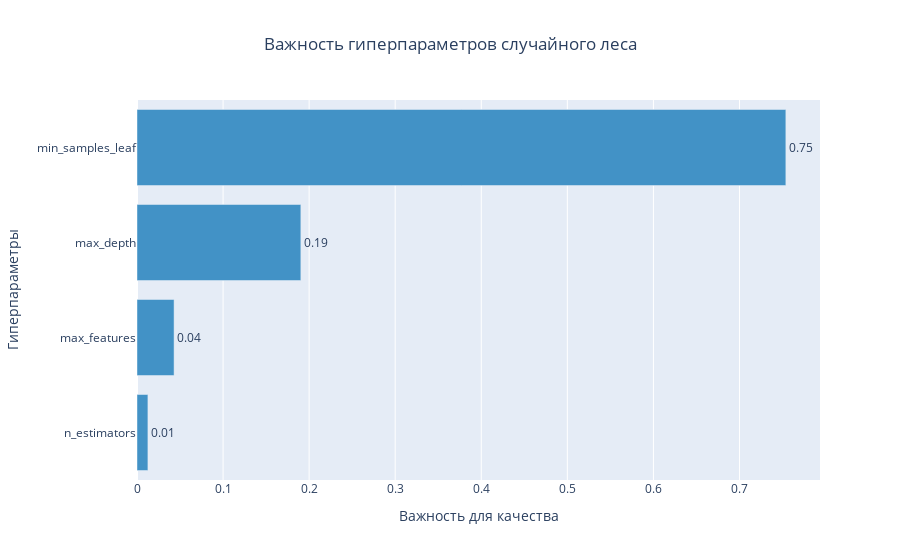
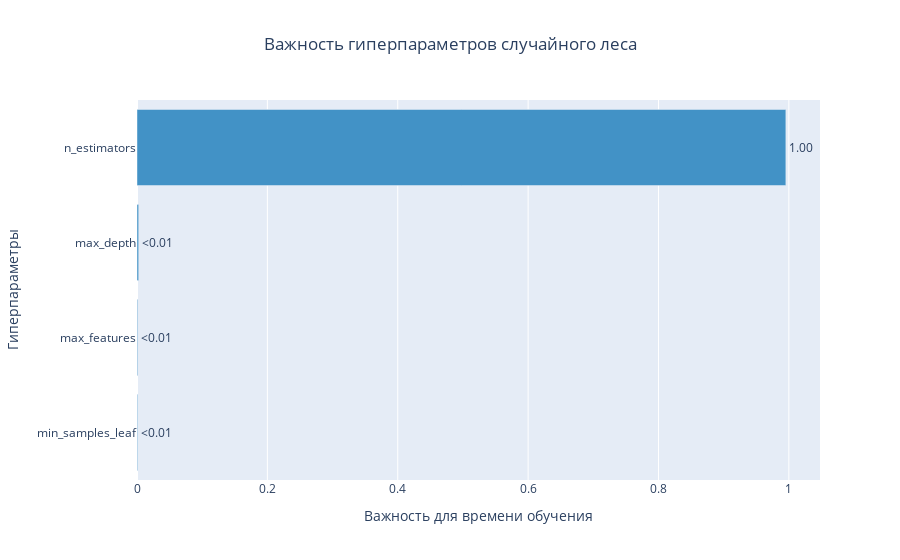

The cell these charts' notebook holds for them, in order:
### Code cell
%%time
rf_params = {
    'n_estimators': IntDistribution(100, 1000, step=100),
    'max_depth': IntDistribution(6, 30, step=3),
    'min_samples_leaf': IntDistribution(1, 28, step=3),
    'max_features': CategoricalDistribution(['sqrt', 'log2'])
    }
rf_model = RandomForestRegressor(random_state=SEED, n_jobs=-1)
best_rf_model = OptunaSearchCV(
    rf_model,
    rf_params,
    scoring='neg_root_mean_squared_error',
    cv=tss,
    n_trials=50,
    n_jobs=-1,
    random_state=SEED
    )
best_rf_model.fit(train_features, train_target)

# просмотр важности гиперпараметров
plot_param_importances(best_rf_model.study_).update_layout(
    xaxis_title='Важность для качества',
    yaxis_title='Гиперпараметры',
    title=dict(
        text='Важность гиперпараметров случайного леса',
        x=.5
        )
    ).show()
plot_param_importances(
    best_rf_model.study_,
    target=lambda x: x.duration.total_seconds()
).update_layout(
    xaxis_title='Важность для времени обучения',
    yaxis_title='Гиперпараметры',
    title=dict(
        text='Важность гиперпараметров случайного леса',
        x=.5
        )
    ).show()
print(
    'Лучшие параметры для случайного леса:',
    best_rf_model.best_params_
    )

### Figure 1 — Plotly figure (JSON) as saved in the notebook; plotly's stock layout.template omitted (floating-point values rounded to 4 significant figures)
{"data": [{"cliponaxis": false, "hovertemplate": ["n_estimators (IntDistribution): 0.012681306259967634<extra></extra>", "max_features (CategoricalDistribution): 0.04307214721881768<extra></extra>", "max_depth (IntDistribution): 0.1903643237347448<extra></extra>", "min_samples_leaf (IntDistribution): 0.75388222278647<extra></extra>"], "marker": {"color": "rgb(66,146,198)"}, "orientation": "h", "text": ["0.01", "0.04", "0.19", "0.75"], "textposition": "outside", "type": "bar", "x": [0.01268, 0.04307, 0.1904, 0.7539], "y": ["n_estimators", "max_features", "max_depth", "min_samples_leaf"]}], "layout": {"showlegend": false, "title": {"text": "Важность гиперпараметров случайного леса", "x": 0.5}, "xaxis": {"title": {"text": "Важность для качества"}}, "yaxis": {"title": {"text": "Гиперпараметры"}}}}

### Figure 2 — Plotly figure (JSON) as saved in the notebook; plotly's stock layout.template omitted (floating-point values rounded to 4 significant figures)
{"data": [{"cliponaxis": false, "hovertemplate": ["min_samples_leaf (IntDistribution): 0.0009675096376969215<extra></extra>", "max_features (CategoricalDistribution): 0.0010728278944367514<extra></extra>", "max_depth (IntDistribution): 0.0025552120597686716<extra></extra>", "n_estimators (IntDistribution): 0.9954044504080977<extra></extra>"], "marker": {"color": "rgb(66,146,198)"}, "orientation": "h", "text": ["<0.01", "<0.01", "<0.01", "1.00"], "textposition": "outside", "type": "bar", "x": [0.0009675, 0.001073, 0.002555, 0.9954], "y": ["min_samples_leaf", "max_features", "max_depth", "n_estimators"]}], "layout": {"showlegend": false, "title": {"text": "Важность гиперпараметров случайного леса", "x": 0.5}, "xaxis": {"title": {"text": "Важность для времени обучения"}}, "yaxis": {"title": {"text": "Гиперпараметры"}}}}
